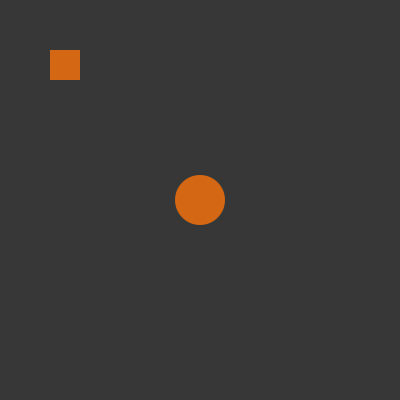
Frame 1 (no input)
Frame 60 (the mouse pressed at the canvas centre just before this capture): identical to frame 1, image omitted
Frame 120 (the mouse held since frame 60 and released just before this capture): identical to frame 1, image omitted

The Processing sketch that drew this single still picture (run headless with seeded random() and noise(); from frame 60 on, the mouse is pressed at the canvas centre):

// Processing sketch: DAY_12
// ── DAY_12.pde
boolean spin = false;
float angle = .5;
int x = 50;
int y = 50;

void setup(){
size(400,400);
}

void draw(){
background(55);
fill(#D36713);
noStroke();

if (spin == false)
{
  rect(50,50,30,30);
  ellipse(200,200,50,50);
}
if(mousePressed)
{
  if(mouseX > 50 && mouseX < 80 && mouseY >50 && mouseY < 80){
  //pushMatrix();
  translate(65,65);
  rotate(angle);
  rect(0,0,30,30);
  //popMatrix();
  angle += .5;
  ellipse(200,200,50,50);
  spin=true;
  }
}
else spin = false;
}
  
